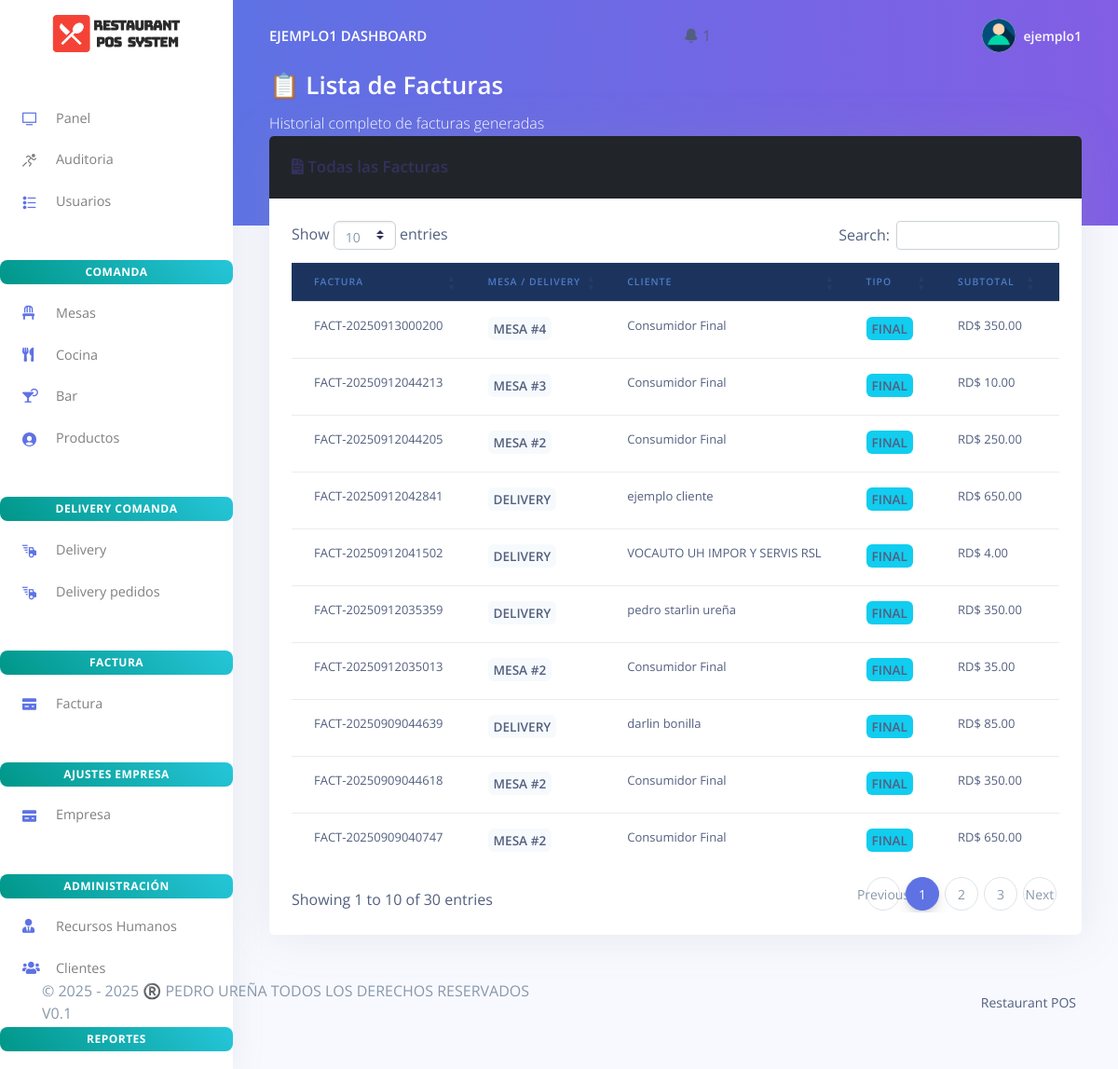
Page /factura/lista.php (signed in) on the committed database.
### tables this page shows
CREATE TABLE `rpos_admin` (
  `admin_id` varchar(200) NOT NULL,
  `admin_name` varchar(200) NOT NULL,
  `admin_email` varchar(200) NOT NULL,
  `admin_password` varchar(200) NOT NULL,
  `activation_key` varchar(200) DEFAULT NULL,
  `estado` enum('Activo','Inactivo') DEFAULT 'Inactivo',
  `activation_expiry` datetime DEFAULT NULL
);

CREATE TABLE `rpos_facturas` (
  `factura_id` varchar(200) NOT NULL,
  `factura_code` varchar(50) NOT NULL,
  `mesa_id` varchar(200) NOT NULL,
  `delivery_id` varchar(200) DEFAULT NULL,
  `numero_mesa` int(11) NOT NULL,
  `cliente_nombre` varchar(200) DEFAULT NULL,
  `cliente_rnc` varchar(20) DEFAULT NULL,
  `ncf` varchar(20) DEFAULT NULL,
  `comprobante_fiscal` varchar(50) DEFAULT NULL,
  `tipo_factura` enum('Final','Fiscal','Credito') NOT NULL DEFAULT 'Final',
  `estado` enum('Pagada','Pendiente') NOT NULL DEFAULT 'Pagada',
  `subtotal` decimal(10,2) NOT NULL,
  `itebis` decimal(10,2) NOT NULL,
  `servicio` decimal(10,2) NOT NULL,
  `cargo_entrega` decimal(10,2) DEFAULT 0.00,
  `total` decimal(10,2) NOT NULL,
  `fecha_factura` timestamp NOT NULL DEFAULT current_timestamp(),
  `usuario_id` varchar(200) NOT NULL,
  `cajero_id` varchar(200) DEFAULT NULL,
  `mesero_id` varchar(200) DEFAULT NULL
);

### factura/lista.php (the view, shortened to what this page needs)
<?php
include('../config/config.php');
require_once('../partials/_head.php');
$hoy = date('Y-m-d');
?>
<body>
    <?php require_once('../partials/_sidebar.php'); ?>
    <div class="main-content">
        <?php require_once('../partials/_topnav.php'); ?>
        <div class="header bg-gradient-primary pb-7 pt-6">
            <div class="container-fluid">
                <div class="header-body">
                    <div class="row align-items-center">
                        <div class="col-lg-8">
                            <h1 class="text-white display-4">📋 Lista de Facturas</h1>
                            <p class="text-white mb-0">Historial completo de facturas generadas</p>
                        </div>
                    </div>
                </div>
            </div>
        </div>
        <div class="container-fluid mt--7">
            <div class="row">
                <div class="col-12">
                    <div class="card shadow-lg rounded-3 border-0">
                        <div class="card-header bg-dark text-white d-flex justify-content-between align-items-center">
                            <h3 class="mb-0"><i class="fas fa-file-invoice"></i> Todas las Facturas</h3>
                        </div>
                        <div class="card-body">
                            <div class="table-responsive">
                                <table class="table table-hover align-middle" id="tablaFacturas">
                                    <thead class="thead-dark">
                                        <tr>
                                            <th>Factura</th>
                                            <th>Mesa / Delivery</th>
                                            <th>Cliente</th>
                                            <th>Tipo</th>
                                            <th>Subtotal</th>
                                            <th>ITEBIS</th>
                                        </tr>
                                    </thead>
                                    <tbody>
                                        <?php
                                        $query = "SELECT * FROM rpos_facturas
                                                  ORDER BY
                                                    CASE WHEN DATE(fecha_factura) = ? THEN 1 ELSE 2 END,
                                                    fecha_factura DESC";
                                        $stmt = $mysqli->prepare($query);
                                        $stmt->bind_param('s', $hoy);
                                        $stmt->execute();
                                        $facturas = $stmt->get_result();
                                        while ($factura = $facturas->fetch_object()):
                                        ?>
                                            <tr>
                                                <td class="fw-bold"><?php echo $factura->factura_code; ?></td>
                                                <td>
                                                    <span class="badge bg-secondary">
                                                        <?php
                                                        if ($factura->mesa_id === 'DELIVERY' || $factura->numero_mesa == 0) {
                                                            echo "Delivery";
                                                        } else {
                                                            echo "Mesa #" . $factura->numero_mesa;
                                                        }
                                                        ?>
                                                    </span>
                                                </td>
                                                <td>
                                                    <?php
                                                    if (empty($factura->cliente_nombre) || $factura->cliente_nombre == "0") {
                                                        echo "Consumidor Final";
                                                    } else {
                                                        echo $factura->cliente_nombre;
                                                    }
                                                    ?>
                                                </td>
                                                <td>
                                                    <span class="badge
            <?php echo $factura->tipo_factura == 'Final' ? 'bg-info' : ($factura->tipo_factura == 'Fiscal' ? 'bg-success' : 'bg-warning'); ?>">
                                                        <?php echo $factura->tipo_factura; ?>
                                                    </span>
                                                </td>
                                                <td>RD$ <?php echo number_format($factura->subtotal, 2); ?></td>
                                                <td>RD$ <?php echo number_format($factura->itebis, 2); ?></td>
                                            </tr>
                                        <?php endwhile;
                                        $stmt->close(); ?>
                                    </tbody>
                                </table>
                            </div>
                        </div>
                    </div>
                </div>
            </div>
        </div>
    </div>
    <?php require_once('../partials/_footer.php'); ?>
    <link rel="stylesheet" href="https://cdn.datatables.net/1.13.6/css/dataTables.bootstrap4.min.css">
</body>
</html>

### partials/_topnav.php (shortened to what this page needs)
<?php
$current_path = $_SERVER['PHP_SELF'];
$folders = ['factura', 'delivery', 'auditoria', 'cocina', 'mesas', 'bar', 'usuario', 'hrm', 'customes', 'products', 'empresa', 'notificaciones'];
$is_in_subfolder = false;
foreach ($folders as $folder) {
    if (strpos($current_path, "/$folder/") !== false) {
        $is_in_subfolder = true;
        break;
    }
}
$base_path = $is_in_subfolder ? '../' : '';
$user_id = $_SESSION['user_id'] ?? null;
$rol     = $_SESSION['rol'] ?? null;
$user = null;
if ($user_id && $rol) {
    if ($rol === 'admin') {
        $query = "SELECT admin_name AS nombre FROM rpos_admin WHERE admin_id = ?";
    } else {
        $query = "SELECT staff_name AS nombre FROM rpos_staff WHERE staff_id = ?";
    }
    $stmt = $mysqli->prepare($query);
    $stmt->bind_param("s", $user_id);
    $stmt->execute();
    $res = $stmt->get_result();
    $user = $res->fetch_object();
}
?>
<?php if (!empty($user)) { ?>
    <nav class="navbar navbar-top navbar-expand-md navbar-dark" id="navbar-main">
        <div class="container-fluid">
            <a class="h4 mb-0 text-white text-uppercase d-none d-lg-inline-block" href="<?php echo $base_path; ?>dashboard.php">
                <?php echo htmlspecialchars($user->nombre); ?> Dashboard
            </a>
            <li class="nav-item dropdown">
                <a class="nav-link" href="#" role="button" data-toggle="dropdown" aria-haspopup="true" aria-expanded="false">
                    <i class="ni ni-bell-55"></i>
                    <?php
                    $query_count = "SELECT COUNT(*) as count FROM rpos_notificaciones WHERE estado = 'pendiente'";
                    $count_result = $mysqli->query($query_count);
                    $count = $count_result->fetch_object()->count;
                    if ($count > 0): ?>
                        <span class="notification-badge"><?php echo $count; ?></span>
                    <?php endif; ?>
                </a>
            </li>
<ul class="navbar-nav align-items-center d-none d-md-flex">
    <li class="nav-item dropdown">
        <a class="nav-link pr-0" href="#" role="button" data-toggle="dropdown">
            <div class="media align-items-center">
                <span class="avatar avatar-sm rounded-circle">
                    <img alt="Image placeholder" src="<?php echo $base_path; ?>assets/img/theme/user-a-min.png">
                </span>
                <div class="media-body ml-2 d-none d-lg-block">
                    <span class="mb-0 text-sm font-weight-bold"><?php echo htmlspecialchars($user->nombre); ?></span>
                </div>
            </div>
        </a>
    </li>
</ul>
        </div>
    </nav>
<?php } ?>

### factura/lista.php (style rules this page uses)
.table thead th { vertical-align: middle; text-align: center; }
.badge { font-size: 0.85rem; }

### rows in the picture
rpos_admin: admin_name "EJEMPLO1", admin_name "ejemplo1"
rpos_facturas: factura_code "FACT-20250913000200", numero_mesa "4", cliente_nombre "Consumidor Final", tipo_factura "FINAL", subtotal "350.00"
rpos_facturas: factura_code "FACT-20250912044213", numero_mesa "3", cliente_nombre "Consumidor Final", tipo_factura "FINAL", subtotal "10.00"
rpos_facturas: factura_code "FACT-20250912044205", numero_mesa "2", cliente_nombre "Consumidor Final", tipo_factura "FINAL", subtotal "250.00"
rpos_facturas: factura_code "FACT-20250912042841", shows "DELIVERY", cliente_nombre "ejemplo cliente", tipo_factura "FINAL", subtotal "650.00"
rpos_facturas: factura_code "FACT-20250912041502", shows "DELIVERY", cliente_nombre "VOCAUTO UH IMPOR Y SERVIS RSL", tipo_factura "FINAL", subtotal "4.00"
rpos_facturas: factura_code "FACT-20250912035359", shows "DELIVERY", cliente_nombre "pedro starlin ureña", tipo_factura "FINAL", subtotal "350.00"
rpos_facturas: factura_code "FACT-20250912035013", numero_mesa "2", cliente_nombre "Consumidor Final", tipo_factura "FINAL", subtotal "35.00"
rpos_facturas: factura_code "FACT-20250909044639", shows "DELIVERY", cliente_nombre "darlin bonilla", tipo_factura "FINAL", subtotal "85.00"
rpos_facturas: factura_code "FACT-20250909044618", numero_mesa "2", cliente_nombre "Consumidor Final", tipo_factura "FINAL", subtotal "350.00"
rpos_facturas: factura_code "FACT-20250909040747", numero_mesa "2", cliente_nombre "Consumidor Final", tipo_factura "FINAL", subtotal "650.00"

### other values in the picture
$count "1"
